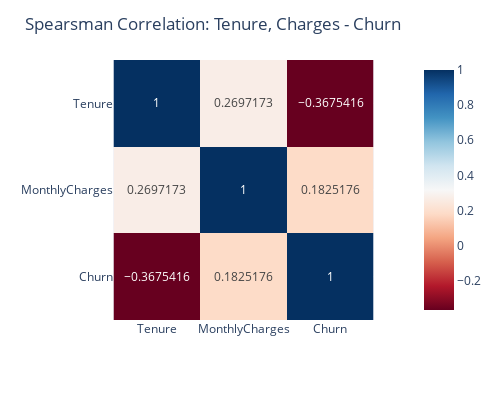

The notebook cell this image was saved under:
### Code cell
import plotly.express as px

excluded = ['Tenure','MonthlyCharges']
df_nr = X_train[excluded]
df_nr = X_train[excluded].assign(Churn=y_train)
corr_matrix = df_nr.corr(method='spearman') # Tenure - ordinal variable
fig = px.imshow(corr_matrix, color_continuous_scale="RdBu",text_auto=True) # Plot the correlation matrix as a heatmap
fig.update_layout(title="Spearsman Correlation: Tenure, Charges - Churn",width=500,height=400)
fig.show()
#https://anyi-guo.medium.com/correlation-pearson-vs-spearman-c15e581c12ce
# Churn: Tenure, MonthlyCharges and TotalCharges

### Figure 1 — Plotly figure (JSON) as saved in the notebook; plotly's stock layout.template omitted (floating-point values rounded to 4 significant figures)
{"data": [{"coloraxis": "coloraxis", "hovertemplate": "x: %{x}<br>y: %{y}<br>color: %{z}<extra></extra>", "name": "0", "texttemplate": "%{z}", "type": "heatmap", "x": ["Tenure", "MonthlyCharges", "Churn"], "xaxis": "x", "y": ["Tenure", "MonthlyCharges", "Churn"], "yaxis": "y", "z": [[1, 0.2697, -0.3675], [0.2697, 1, 0.1825], [-0.3675, 0.1825, 1]]}], "layout": {"coloraxis": {"colorscale": [[0, "rgb(103,0,31)"], [0.1, "rgb(178,24,43)"], [0.2, "rgb(214,96,77)"], [0.3, "rgb(244,165,130)"], [0.4, "rgb(253,219,199)"], [0.5, "rgb(247,247,247)"], [0.6, "rgb(209,229,240)"], [0.7, "rgb(146,197,222)"], [0.8, "rgb(67,147,195)"], [0.9, "rgb(33,102,172)"], [1, "rgb(5,48,97)"]]}, "height": 400, "margin": {"t": 60}, "title": {"text": "Spearsman Correlation: Tenure, Charges - Churn"}, "width": 500, "xaxis": {"anchor": "y", "constrain": "domain", "domain": [0, 1], "scaleanchor": "y"}, "yaxis": {"anchor": "x", "autorange": "reversed", "constrain": "domain", "domain": [0, 1]}}}
